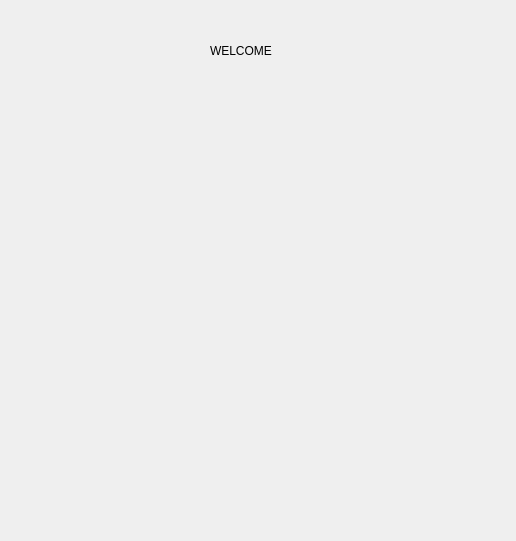
<?xml version="1.0" encoding="UTF-8"?>
<ui version="4.0">
 <class>WindowWelcome</class>
 <widget class="QMainWindow" name="WindowWelcome">
  <property name="geometry">
   <rect>
    <x>0</x>
    <y>0</y>
    <width>516</width>
    <height>541</height>
   </rect>
  </property>
  <property name="windowTitle">
   <string>WELCOME</string>
  </property>
  <widget class="QWidget" name="centralwidget">
   <widget class="QLabel" name="label">
    <property name="geometry">
     <rect>
      <x>210</x>
      <y>20</y>
      <width>91</width>
      <height>61</height>
     </rect>
    </property>
    <property name="text">
     <string>WELCOME</string>
    </property>
   </widget>
  </widget>
 </widget>
 <resources/>
 <connections/>
</ui>
